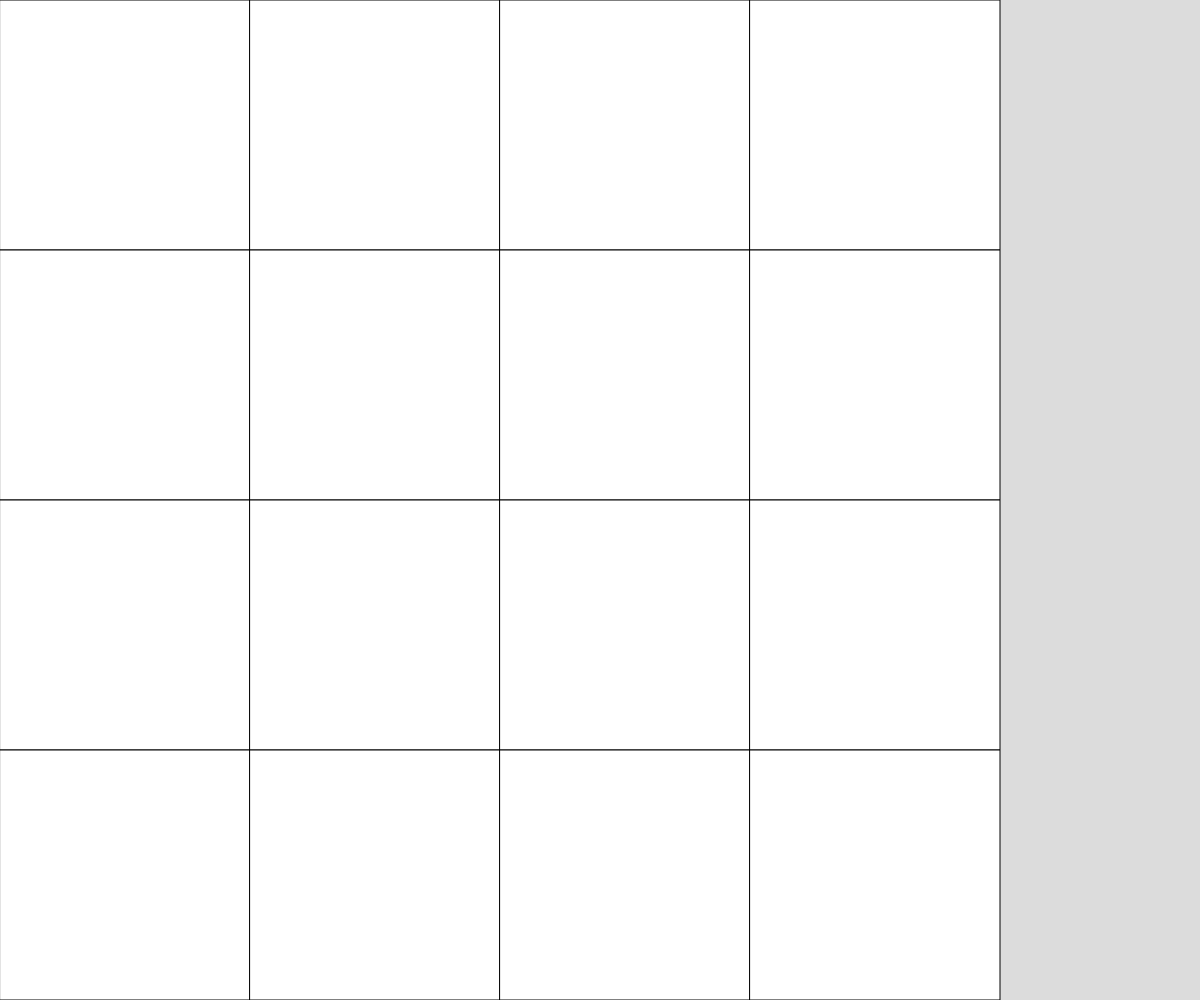
Frame 1 (no input)
Frame 60 (no input): identical to frame 1, image omitted
Frame 120 (the mouse pressed at the canvas centre since frame 60): identical to frame 1, image omitted

The p5.js sketch that drew this single still picture (run headless with seeded random() and noise() and a simulated clock; from frame 60 on, the mouse is pressed at the canvas centre):

// p5.js sketch
// ── sketch.js
// Project Title
// Your Name
// Date
//
// Extra for Experts:
// - describe what you did to take this project "above and beyond"

let theGrid = [
  [1,0,1,0],
  [0,0,1,1],
  [1,1,0,0],
  [0,1,0,1]
];
let cellSize;
              

function setup() {
  createCanvas(windowWidth, windowHeight);
  if (width < height){
    cellSize = width/4;
  }
  else{
    cellSize = height/4;
  }
}  
function draw() {
  background(220);
  showgrid();
}
function showgrid(){
  for(let y = 0; y < 4; y++){
    for(let x = 0; x < 4; x++){
      square(x * cellSize, y * cellSize, cellSize);
    }
  }
}
